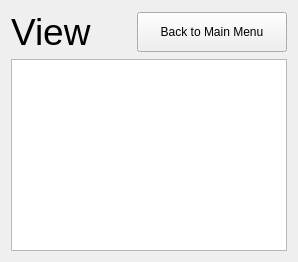
    <widget class="QWidget" name="ViewScreen">
     <property name="autoFillBackground">
      <bool>false</bool>
     </property>
     <layout class="QGridLayout" name="gridLayout_3">
      <item row="0" column="0">
       <layout class="QVBoxLayout" name="VS_vl">
        <item>
         <layout class="QHBoxLayout" name="VS_HeaderHL">
          <item>
           <widget class="QLabel" name="VS_LabelTitle">
            <property name="font">
             <font>
              <pointsize>28</pointsize>
             </font>
            </property>
            <property name="text">
             <string>View</string>
            </property>
           </widget>
          </item>
          <item>
           <spacer name="VS_hs">
            <property name="orientation">
             <enum>Qt::Horizontal</enum>
            </property>
            <property name="sizeHint" stdset="0">
             <size>
              <width>40</width>
              <height>20</height>
             </size>
            </property>
           </spacer>
          </item>
          <item>
           <widget class="QPushButton" name="VS_MainMenuButton">
            <property name="sizePolicy">
             <sizepolicy hsizetype="Fixed" vsizetype="Fixed">
              <horstretch>0</horstretch>
              <verstretch>0</verstretch>
             </sizepolicy>
            </property>
            <property name="minimumSize">
             <size>
              <width>150</width>
              <height>40</height>
             </size>
            </property>
            <property name="maximumSize">
             <size>
              <width>200</width>
              <height>16777215</height>
             </size>
            </property>
            <property name="cursor">
             <cursorShape>PointingHandCursor</cursorShape>
            </property>
            <property name="text">
             <string>Back to Main Menu</string>
            </property>
           </widget>
          </item>
         </layout>
        </item>
        <item>
         <layout class="QVBoxLayout" name="AS_ViewportVL">
          <item>
           <widget class="QTextEdit" name="AS_RecipeTextEdit"/>
          </item>
         </layout>
        </item>
       </layout>
      </item>
     </layout>
    </widget>
